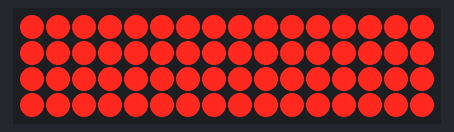
A sketch run on a simulated Arduino Nano, built with avr-gcc and run on an emulated ATmega328P. On the bench: 16×4 LED matrix. Wiring (inferred from the names in the program): LED cube drawn one layer per row (orientation assumed): layers pin 2, pin 3, pin 4, pin 5; columns pin 6, pin 7, pin 8, pin 9, pin 10, pin 11, pin 12, pin 13, A0, A1, A2, A3, A4, A5, pin 0, pin 1.

Above: at 0.1 s.

The sketch:

LED_Cube_Smooth_Global_Glow_Animation.ino
```cpp
// 4×4×4 LED Cube: Smooth Global Glow Animation
// Arduino Nano

#include <Arduino.h>

// --- Pin definitions ---
// layerPins: common cathode pins controlling each of the 4 layers (z = 0..3)
const uint8_t layerPins[4] = {2, 3, 4, 5};
// colPins: anode pins for 16 columns (x,y) mapped row-major y*4 + x
const uint8_t colPins[16]  = {
  6,  7,  8,  9,    // y = 0, x = 0..3
  10, 11, 12, 13,  // y = 1
  A0, A1, A2, A3,  // y = 2
  A4, A5, 0,  1    // y = 3
};

// --- Glow cycle settings ---
// Glow parameters (edit in code):
// BASE_BRIGHTNESS: minimum brightness factor at pulse trough (0.0 = off, 1.0 = full)
// AMPLITUDE: how much above BASE to pulse (peak = BASE + AMPLITUDE, must ≤ 1.0)
// SPEED_RATE: how much to advance the sine-phase each loop (larger = faster pulsing)
const float BASE_BRIGHTNESS = 0.2f;
const float AMPLITUDE       = 0.8f;
const float SPEED_RATE      = 0.05f;

// PWM_PERIOD: total microseconds per on/off cycle for each layer
// Longer period = lower refresh rate but finer brightness control
const uint32_t PWM_PERIOD = 2000;

// --- Initialize I/O pins ---
void initPins() {
  // Configure each layer pin as OUTPUT and set LOW (off for common cathode)
  for (uint8_t z = 0; z < 4; z++) {
    pinMode(layerPins[z], OUTPUT);
    digitalWrite(layerPins[z], LOW);
  }
  // Configure each column pin as OUTPUT and set LOW (off for anode)
  for (uint8_t c = 0; c < 16; c++) {
    pinMode(colPins[c], OUTPUT);
    digitalWrite(colPins[c], LOW);
  }
}

// --- Draw one multiplexed frame at given brightness ---
// brightness: 0.0 (dark) → 1.0 (bright)
void drawFrame(float brightness) {
  // Calculate ON vs OFF durations within PWM_PERIOD
  uint32_t onTime  = (uint32_t)(PWM_PERIOD * brightness);
  uint32_t offTime = PWM_PERIOD - onTime;

  // Multiplex through each of the 4 layers
  for (uint8_t z = 0; z < 4; z++) {
    // Turn on all column lines (anodes)
    for (uint8_t c = 0; c < 16; c++) {
      digitalWrite(colPins[c], HIGH);
    }
    // Enable this layer (drive cathode LOW)
    digitalWrite(layerPins[z], HIGH);
    // Keep on for onTime microseconds
    delayMicroseconds(onTime);
    // Disable layer
    digitalWrite(layerPins[z], LOW);
    // Wait remaining time to complete PWM_PERIOD
    delayMicroseconds(offTime);
  }
}

void setup() {
  // Prepare all I/O
  initPins();
}

void loop() {
  static float phase = 0.0f;
  // Compute brightness from a sine wave: between BASE and BASE+AMPLITUDE
  float sinVal = sin(phase);
  float b = BASE_BRIGHTNESS + AMPLITUDE * (0.5f + 0.5f * sinVal);
  // Constrain to valid 0.0..1.0
  b = constrain(b, 0.0f, 1.0f);
  // Render one frame at brightness b
  drawFrame(b);
  // Advance phase for next loop
  phase += SPEED_RATE;
}
```
